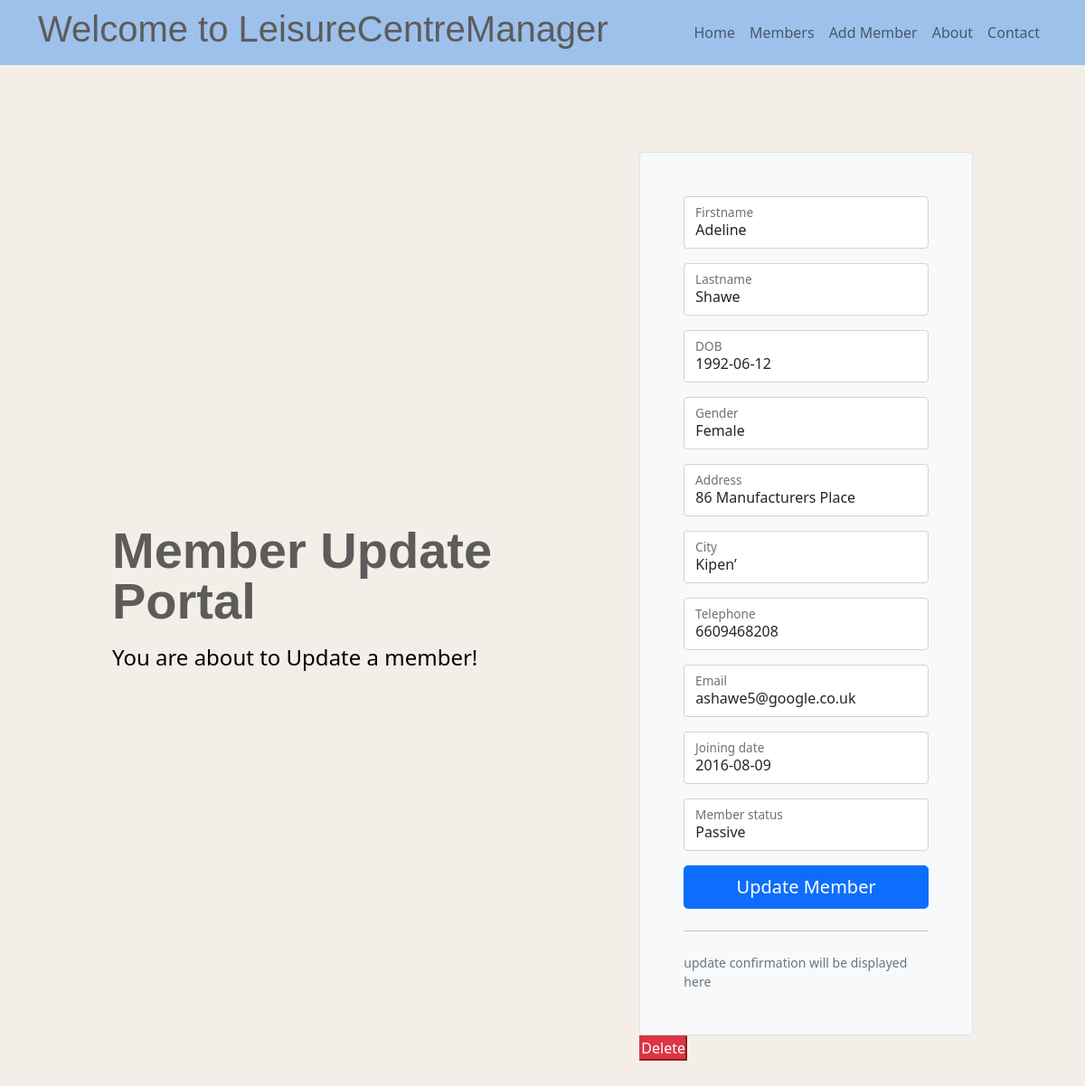
Page /6/update on the committed database.
### tables this page shows
CREATE TABLE "members" (
	"MemberID"	INTEGER NOT NULL UNIQUE,
	"Firstname"	TEXT NOT NULL,
	"Lastname"	TEXT NOT NULL,
	"DOB" TEXT NOT NULL,
	"Gender" TEXT,
	"Address" TEXT,
	"City" TEXT,
	"Telephone" TEXT NOT NULL,
	"Email"	TEXT NOT NULL,
	"Startdate" TEXT NOT NULL,
	"Membership" TEXT,
	PRIMARY KEY("MemberID" AUTOINCREMENT)
);

### app.py (the view, shortened to what this page needs)
@app.route("/<int:MemberID>/update", methods=("GET","POST"))
def update(MemberID):
    aMemberRecord = getMember(MemberID)
    return render_template("updateMember.html", title="Update Members", MemberRecord=aMemberRecord )

### app.py (called while the page is built)
def leisureCentreCon():
    conn = sql.connect(r"LeisureCenterManager by Flask\webflask\leisureCentre.db")  ### !!!! is r necessary!!
    conn.row_factory = sql.Row
    return conn

def getMember(recordID):
    memberConn = leisureCentreCon()
    cursor = memberConn.cursor()
    aMember = cursor.execute("SELECT* FROM members WHERE MemberID =?", (recordID,)).fetchone()
    memberConn.close()
    if aMember is None:
        abort(Response(f"No Record {aMember} was found in DB"))
    return aMember   # why dont we use else?

### templates/updateMember.html (shortened to what this page needs)
{% extends 'base.html' %} {% block content %}
<div class="container col-xl-10 col-xxl-8 px-4 py-5">
  <div class="row align-items-center g-lg-5 py-5">
    <div class="col-lg-7 text-center text-lg-start">
      <h1 class="display-4 fw-bold lh-1 mb-3">Member Update Portal</h1>
      <p class="col-lg-10 fs-4">
        {% block title %} You are about to {{MemberRecord['title']}} {% endblock
        %} Update a member!
      </p>
    </div>
    <div class="col-md-10 mx-auto col-lg-5">
      <form method="post" class="p-4 p-md-5 border rounded-3 bg-light">
        <div class="form-floating mb-3">
          <input
            type="text"
            class="form-control"
            id="Firstname"
            name="Firstname"
            placeholder="First Name"
            value="{{request.form['Firstname'] or MemberRecord['Firstname']}}"
          />
          <label for="Member">Firstname</label>
        </div>
        <div class="form-floating mb-3">
          <input
            type="text"
            class="form-control"
            id="Lastname"
            name="Lastname"
            placeholder="Lastname"
            value="{{request.form['Lastname'] or MemberRecord['Lastname']}}"
          />
          <label for="Member">Lastname</label>
        </div>
        <div class="form-floating mb-3">
          <input
            type="text"
            class="form-control"
            id="DOB"
            name="DOB"
            placeholder="Date of Birth"
            value="{{request.form['DOB'] or MemberRecord['DOB']}}"
          />
          <label for="Member">DOB</label>
        </div>
        <div class="form-floating mb-3">
          <input
            type="text"
            class="form-control"
            id="Gender"
            name="Gender"
            placeholder="Gender"
            value="{{request.form['Gender'] or MemberRecord['Gender']}}"
          />
          <label for="Member">Gender</label>
        </div>
        <div class="form-floating mb-3">
          <input
            type="text"
            class="form-control"
            id="Address"
            name="Address"
            placeholder="Address"
            value="{{request.form['Address'] or MemberRecord['Address']}}"
          />
          <label for="Member">Address</label>
        </div>
        <div class="form-floating mb-3">
          <input
            type="text"
            class="form-control"
            id="City"
            name="City"
            placeholder="City"
            value="{{request.form['City'] or MemberRecord['City']}}"
          />
          <label for="Member">City</label>
        </div>
        <div class="form-floating mb-3">
          <input
            type="text"
            class="form-control"
            id="Telephone"
            name="Telephone"
            placeholder="Telephone"
            value="{{request.form['Telephone'] or MemberRecord['Telephone']}}"
          />
          <label for="Member">Telephone</label>
        </div>
        <div class="form-floating mb-3">
          <input
            type="text"
            class="form-control"
            id="Email"
            name="Email"
            placeholder="Type your email"
            value="{{request.form['Email'] or MemberRecord['Email']}}"
          />
          <label for="Member">Email</label>
        </div>
        <div class="form-floating mb-3">
          <input
            type="text"
            class="form-control"
            id="Startdate"
            name="Startdate"
            placeholder="Joining date"
            value="{{request.form['Startdate'] or MemberRecord['Startdate']}}"
          />
          <label for="Member">Joining date</label>
        </div>
        <div class="form-floating mb-3">
          <input
            type="text"
            class="form-control"
            id="Membership"
            name="Membership"
            placeholder="Membership"
            value="{{request.form['Membership'] or MemberRecord['Membership']}}"
          />
          <label for="Member">Member status</label>
        </div>
        <button class="w-100 btn btn-lg btn-primary" type="submit">
          Update Member
        </button>
        <hr class="my-4" />
        <small class="text-muted">
          update confirmation will be displayed here</small
        >
      </form>
      <form
        action="{{url_for('delete', MemberID=MemberRecord['MemberID'])}}"
        method="POST"
      >
        <input type="submit" value="Delete" onclick="" class="btn-danger" />
      </form>
    </div>
  </div>
</div>
{% endblock content %}

### static/css/styles.css (style rules this page uses)
* { margin: 0; padding: 0; }
nav, body { background-color: rgb(157, 193, 235); }
p { color: black; }
h1 { font-family: cursive, sans-serif; color: #5c5c5c; }
input { width: inherit; }

### rows in the picture
members: Firstname "Adeline", Lastname "Shawe", DOB "1992-06-12", Gender "Female", Address "86 Manufacturers Place", City "Kipen’", Telephone "6609468208", Email "ashawe5@google.co.uk", Startdate "2016-08-09", Membership "Passive"
